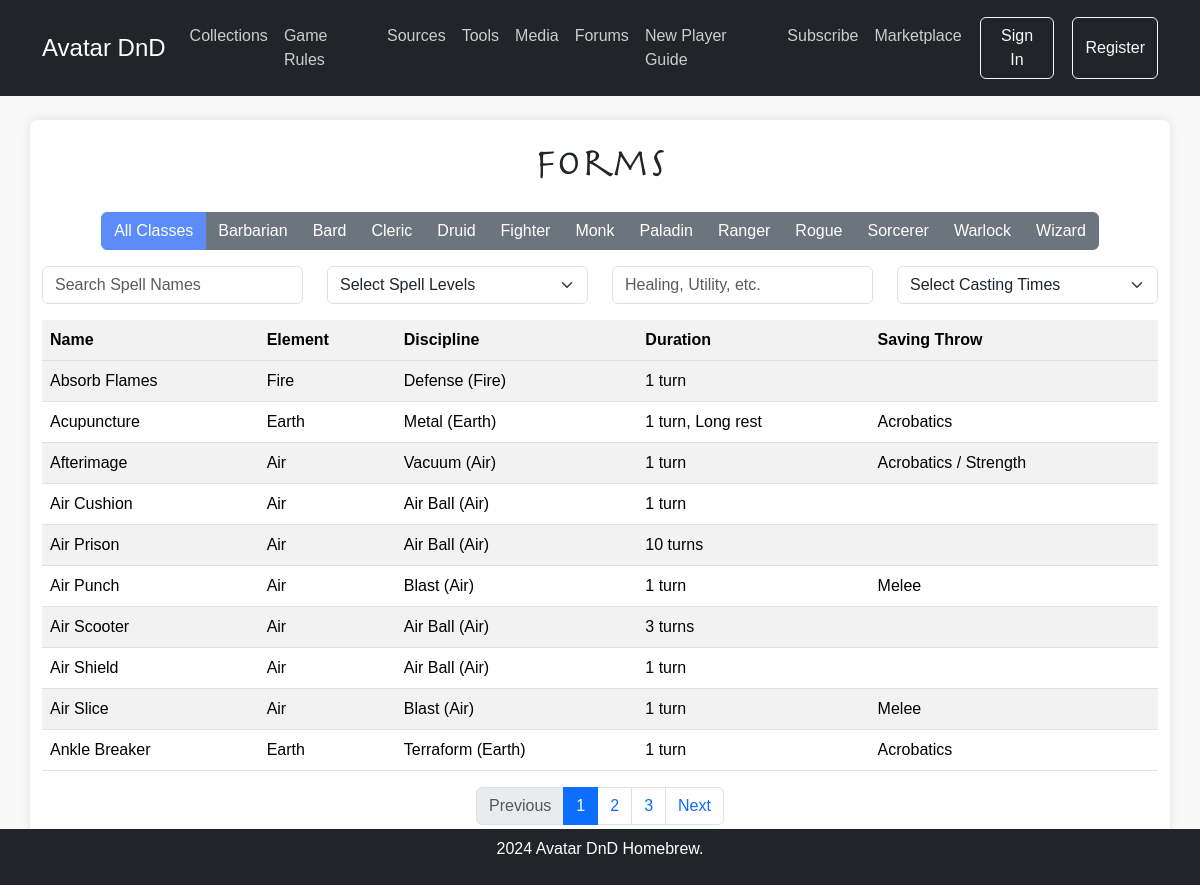
Screenshot of /forms/ with the database file from the repository.
### forms/models.py (models this page shows, shortened)
class BaseModel(models.Model):
    date_created = models.DateTimeField(auto_now_add=True)
    date_updated = models.DateTimeField(auto_now=True)
    class Meta:
        abstract = True

class DndClass(BaseModel):
    name = models.CharField(max_length=20, primary_key=True)

class DndForm(BaseModel):
    name = models.CharField(max_length=200)
    element = models.ForeignKey(DndElement, on_delete=models.CASCADE)
    discipline = models.ManyToManyField(DndDiscipline)
    mastery = models.ForeignKey(DndMasteryLevel, on_delete=models.CASCADE)
    description = models.TextField()
    has_higher_level_bonus = models.BooleanField()
    higher_levels = models.TextField(blank=True)
    concentration = models.BooleanField()
    target = models.CharField(max_length=20)
    casting_speed = models.ManyToManyField(DndCastingSpeed)
    duration = models.CharField(max_length=20)
    saving_throws = models.ManyToManyField(DndCombatDefense)
    classes = models.ManyToManyField(DndClass)
    costs_slot = models.BooleanField()
    special_reqs = models.TextField(blank=True, null=True)

class DndElement(BaseModel):
    name = models.CharField(max_length=10, primary_key=True)
    general_desc = models.TextField()
    trait_desc = models.TextField()
    combat_desc = models.TextField()
    def __str__(self):
        return f"{self.name}"

class DndDiscipline(BaseModel):
    name = models.CharField(max_length=20)
    element = models.ForeignKey(DndElement, on_delete=models.CASCADE)
    description = models.TextField()
    class Meta:
        unique_together = ('name', 'element')
    def __str__(self):
        return f"{self.name} ({self.element})"

class DndCombatDefense(BaseModel):
    name = models.CharField(max_length=20, primary_key=True)
    def __str__(self):
        return f"{self.name}"

### forms/views.py (the view, shortened to what this page needs)
# urls.py: path("", views.index, name="index"),
def index(request):
    paginator = Paginator(sorted(models.DndForm.objects.all(), key=lambda obj: obj.name), per_page=10)
    page_number = request.GET.get("page",1)
    try:
        current_form_list_page = paginator.page(page_number)
    except PageNotAnInteger:
        current_form_list_page = paginator.page(1)
    except EmptyPage:
        current_form_list_page = paginator.page(paginator.num_pages)
    context = {
        "title": "All Forms",
        "page_obj": current_form_list_page,
        "class_list": models.DndClass.objects.all(),
    }
    return render(request, "forms/form_list.html", context=context)

### commonutils/utils.py (called while the page is built)
def nl_listed(iterable: Iterable[str], style=", ", use_and=True):
    listed = [*iterable]
    if len(listed) == 0:
        return ""
    if len(listed) == 1:
        return listed[0]
    final_str = ""
    for word in listed[:-2]:
        final_str += word+style
    if use_and:
        final_str += f"{listed[-2]} and {listed[-1]}"
    else:
        final_str += listed[-2]+style+listed[-1]
    return final_str

### home/templatetags/filter.py (called while the page is built)
@register.filter(name="nl_listed")
def nl_listed(iterable):
    return utils.nl_listed([str(model) for model in iterable], style=" / ", use_and=False)

### forms/templates/forms/form_list.html (shortened to what this page needs)
{% extends "home/navbar.html" %}
{% load static %}
{% load filter %}
{% block content %}
        <section class="dnd-form-filters text-center">
            <h1>Forms</h1>
            <div class="btn-group my-3" role="group">
                <button type="button" class="btn btn-secondary active">All Classes</button>
                {% for class in class_list %}
                <button type="button" class="btn btn-secondary">{{ class.name }}</button>
                {% endfor %}
            </div>
            <div class="row mb-3">
                <div class="col-md-3">
                    <input type="text" class="form-control" placeholder="Search Spell Names">
                </div>
                <div class="col-md-3">
                    <select class="form-select">
                        <option selected>Select Spell Levels</option>
                    </select>
                </div>
                <div class="col-md-3">
                    <input type="text" class="form-control" placeholder="Healing, Utility, etc.">
                </div>
                <div class="col-md-3">
                    <select class="form-select">
                        <option selected>Select Casting Times</option>
                    </select>
                </div>
            </div>
        </section>
        <section class="spell-list">
            <table class="table table-striped">
                <thead>
                    <tr>
                        <th>Name</th>
                        <th>Element</th>
                        <th>Discipline</th>
                        <th>Duration</th>
                        <th>Saving Throw</th>
                    </tr>
                </thead>
                    <tbody id="table-body">
                        {% include "forms/form_table.html" %}
                    </tbody>
            </table>
        </section>
    {% include 'home/pagination_bar.html' %}
{% endblock content %}

### home/templates/home/navbar.html (shortened to what this page needs)
{% load static %}
<!DOCTYPE html>
<html lang="en">
<head>
    <link rel="stylesheet" href="{% static 'home/frontend/bootstrap-5.3.3-dist/css/bootstrap.css' %}">
    <link rel="stylesheet" href="{% static 'home/frontend/css/style.css' %}">
</head>
<body>
    <header class="bg-dark text-white py-2">
        <div class="container">
            <nav class="navbar navbar-expand-lg navbar-dark">
                <a class="navbar-brand" href="#">Avatar DnD</a>
                <div class="collapse navbar-collapse" id="navbarNav">
                    <ul class="navbar-nav me-auto mb-2 mb-lg-0">
                        <li class="nav-item"><a class="nav-link" href="#">Collections</a></li>
                        <li class="nav-item"><a class="nav-link" href="#">Game Rules</a></li>
                        <li class="nav-item"><a class="nav-link" href="#">Sources</a></li>
                        <li class="nav-item"><a class="nav-link" href="#">Tools</a></li>
                        <li class="nav-item"><a class="nav-link" href="#">Media</a></li>
                        <li class="nav-item"><a class="nav-link" href="#">Forums</a></li>
                        <li class="nav-item"><a class="nav-link" href="#">New Player Guide</a></li>
                        <li class="nav-item"><a class="nav-link" href="#">Subscribe</a></li>
                        <li class="nav-item"><a class="nav-link" href="#">Marketplace</a></li>
                    </ul>
                    <div class="d-flex">
                        <button class="btn btn-outline-light me-2">Sign In</button>
                        <button class="btn btn-outline-light">Register</button>
                    </div>
                </div>
            </nav>
        </div>
    </header>
    <main class="container my-4 dnd-content">
    {% block content %}
    {% endblock content %}
    </main>
    <footer class="footer bg-dark text-white py-2 text-center fixed-bottom">
        <div class="container">
            <p>2024 Avatar DnD Homebrew.</p>
        </div>
    </footer>
</body>
</html>

### forms/templates/forms/form_table.html
{% load filter %}
{% for form in page_obj.object_list %}
<tr>
    <td>{{ form.name }}</td>
    <td>{{ form.element }}</td>
    <td>{{ form.discipline.all | nl_listed }}</td>
    <td>{{ form.duration }}</td>
    <td>{{ form.saving_throws.all | nl_listed }}</td>
</tr>
{% endfor %}

### home/templates/home/pagination_bar.html
<div class="container">
    <div id="pagination-container">
        {% if page_obj.has_other_pages %}
        <nav aria-label="Page navigator">
            <ul class="pagination justify-content-center">
                {% if page_obj.has_previous %}
                    <li class="page-item"><a class="page-link" href="?page={{ page_obj.previous_page_number }}">Previous</a></li>
                {% else %}
                    <li class="page-item disabled"><a class="page-link" href="#">Previous</a></li>
                {% endif %}
                {% for num in page_obj.paginator.page_range %}
                    {% if page_obj.number == num %}
                        <li class="page-item active"><a class="page-link" href="#">{{ num }}</a></li>
                    {% elif num > page_obj.number|add:'-3' and num < page_obj.number|add:'3' %}
                        <li class="page-item"><a class="page-link" href="?page={{ num }}">{{ num }}</a></li>
                    {% endif %}
                {% endfor %}
                {% if page_obj.has_next %}
                    <li class="page-item"><a class="page-link" href="?page={{ page_obj.next_page_number }}">Next</a></li>
                {% else %}
                    <li class="page-item disabled"><a class="page-link" href="#">Next</a></li>
                {% endif %}
            </ul>
        </nav>
        {% endif %}
    </div>

### home/static/home/frontend/css/style.css (style rules this page uses)
h1 { font-family: 'Herc', sans-serif; }
body { background-color: #f8f8f8; display: flex; flex-direction: column; font-family: 'Tajawal', sans-serif; }
header .navbar-brand { font-size: 1.5rem; }
header .nav-link { color: #ccc !important; }
header .btn-outline-light { margin-left: 10px; }
main { background-color: white; padding: 20px; border-radius: 8px; box-shadow: 0 0 10px rgba(0, 0, 0, 0.1); }
.dnd-form-filters .btn-group .btn-secondary.active { background-color: #5b8cfa; color: white; border-color: #5b8cfa; }
.table thead th { background-color: #f2f2f2; }
.table tbody tr td { vertical-align: middle; }

### rows the page displays
DndClass: name "Barbarian"
DndClass: name "Bard"
DndClass: name "Cleric"
DndClass: name "Druid"
DndClass: name "Fighter"
DndClass: name "Monk"
DndClass: name "Paladin"
DndClass: name "Ranger"
DndClass: name "Rogue"
DndClass: name "Sorcerer"
DndClass: name "Warlock"
DndClass: name "Wizard"
DndForm: name "Absorb Flames", element "Fire", discipline.all|nl_listed "Defense (Fire)", duration "1 turn"
DndForm: name "Acupuncture", element "Earth", discipline.all|nl_listed "Metal (Earth)", duration "1 turn, Long rest", saving_throws.all|nl_listed "Acrobatics"
DndForm: name "Afterimage", element "Air", discipline.all|nl_listed "Vacuum (Air)", duration "1 turn", saving_throws.all|nl_listed "Acrobatics / Strength"
DndForm: name "Air Cushion", element "Air", discipline.all|nl_listed "Air Ball (Air)", duration "1 turn"
DndForm: name "Air Prison", element "Air", discipline.all|nl_listed "Air Ball (Air)", duration "10 turns"
DndForm: name "Air Punch", element "Air", discipline.all|nl_listed "Blast (Air)", duration "1 turn", saving_throws.all|nl_listed "Melee"
DndForm: name "Air Scooter", element "Air", discipline.all|nl_listed "Air Ball (Air)", duration "3 turns"
DndForm: name "Air Shield", element "Air", discipline.all|nl_listed "Air Ball (Air)", duration "1 turn"
DndForm: name "Air Slice", element "Air", discipline.all|nl_listed "Blast (Air)", duration "1 turn", saving_throws.all|nl_listed "Melee"
DndForm: name "Ankle Breaker", element "Earth", discipline.all|nl_listed "Terraform (Earth)", duration "1 turn", saving_throws.all|nl_listed "Acrobatics"

### other values shown
{{ num }} "1"
{{ num }} "2" "3"
